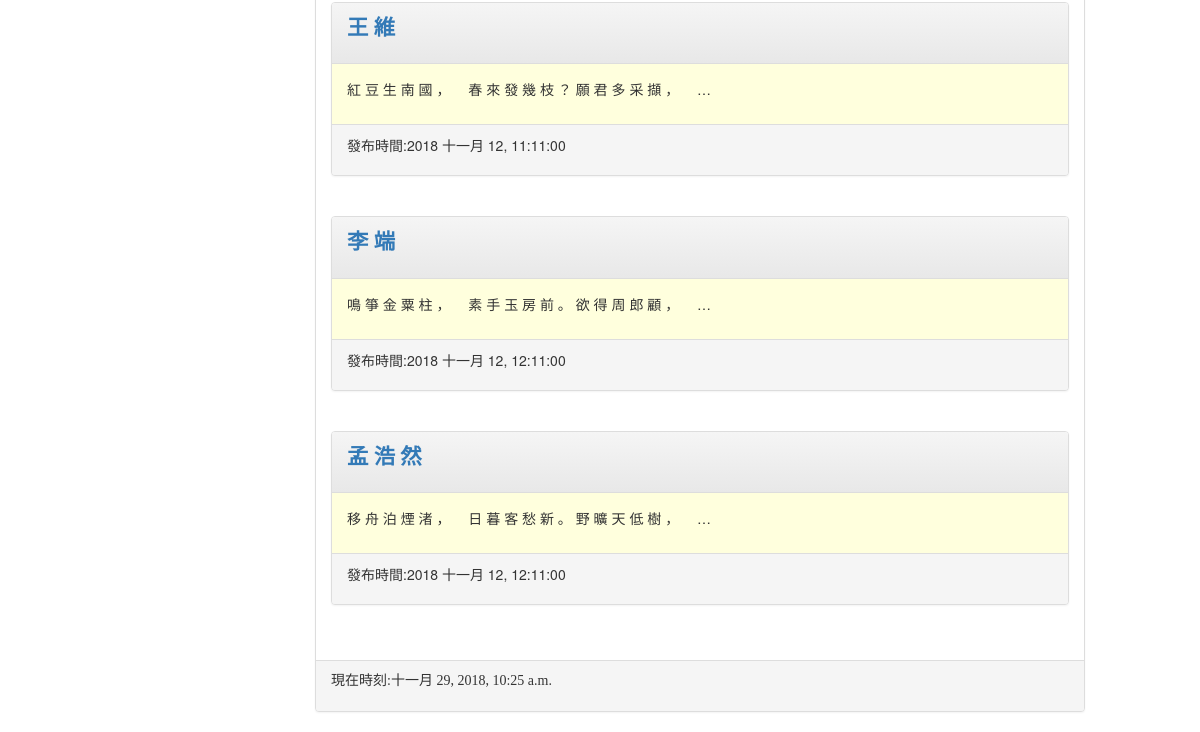
Before: / (lower part) with the older database file.
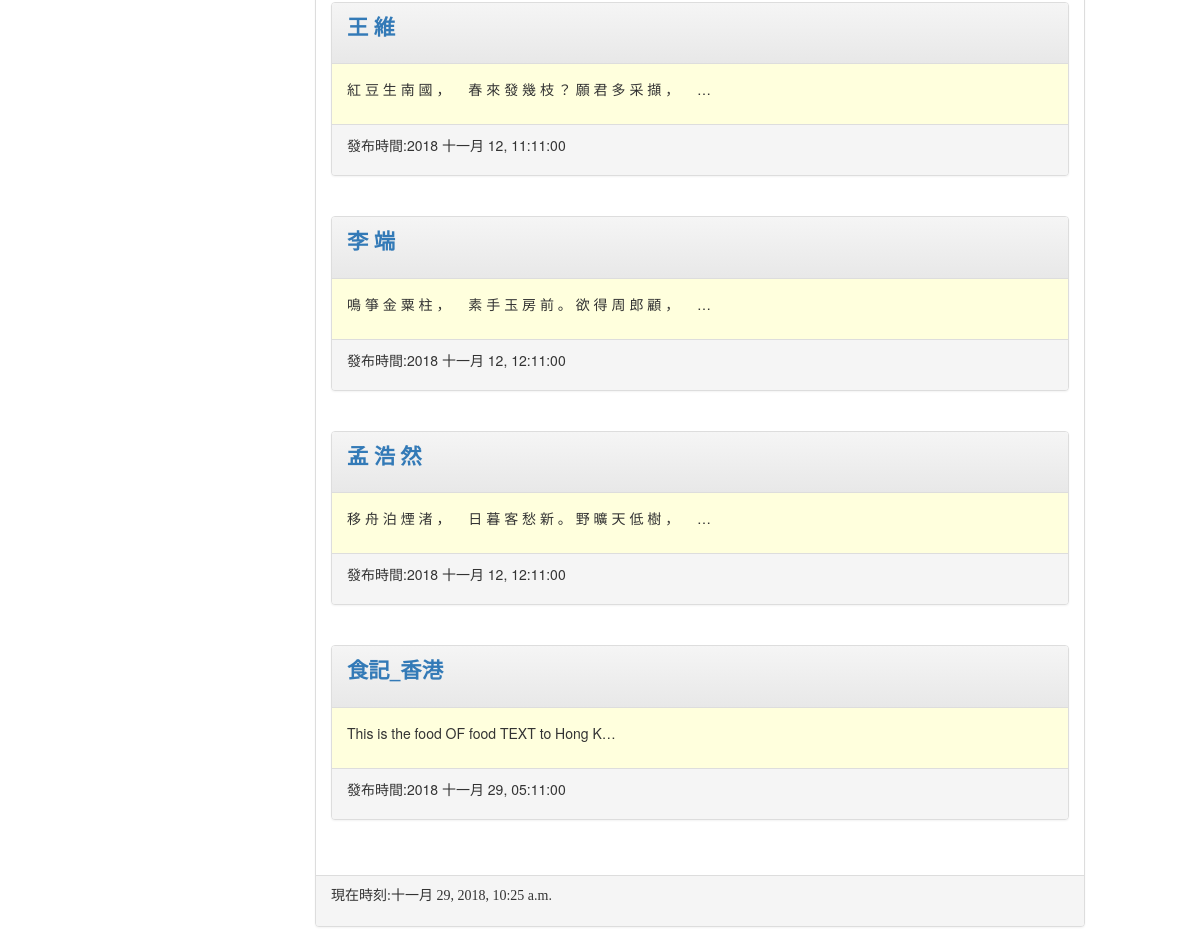
After: the same page with the newer database file.
### mainsite/models.py (models this page shows)
class Post(models.Model):
  title = models.CharField(max_length=200)
  slug = models.CharField(max_length=200)
  body = models.TextField()
  pub_date = models.DateTimeField(default=timezone.now)

### mainsite/views.py (the view)
# urls.py: path('', homepage),
def homepage(request):
	posts = Post.objects.all()
	now = datetime.now()
	return render(request, 'index.html', locals())

### templates/index.html (shortened to what this page needs)
{% extends 'base.html' %}
{% block content %}
   {% for post in posts %}
		<div class='panel panel-default'>
			<div class='panel-heading'>
				<p style='font-family:微軟正黑體;font-size:16pt;font-weight:bold;'>
					<a href='/post/{{post.slug}}'>{{ post.title }}</a>
				</p>
			</div>
			<div class='panel-body' style='background-color:#ffffdd'>
				<p>
					{{ post.body | truncatechars:40 }}
				</p>
			</div>
			<div class='panel-footer' style'background-color:#efefef'>
				<p>
					發布時間:{{ post.pub_date | date:"Y M d, h:m:s" }}
				</p>
			</div>
		</div>
		<br>
   {% endfor %}
{% endblock %}

Changed rows visible on the page:
added Post: title "食記_香港", body "This is the food OF food TEXT to Hong K…", pub_date "2018 十一月 29, 05:11:00"
